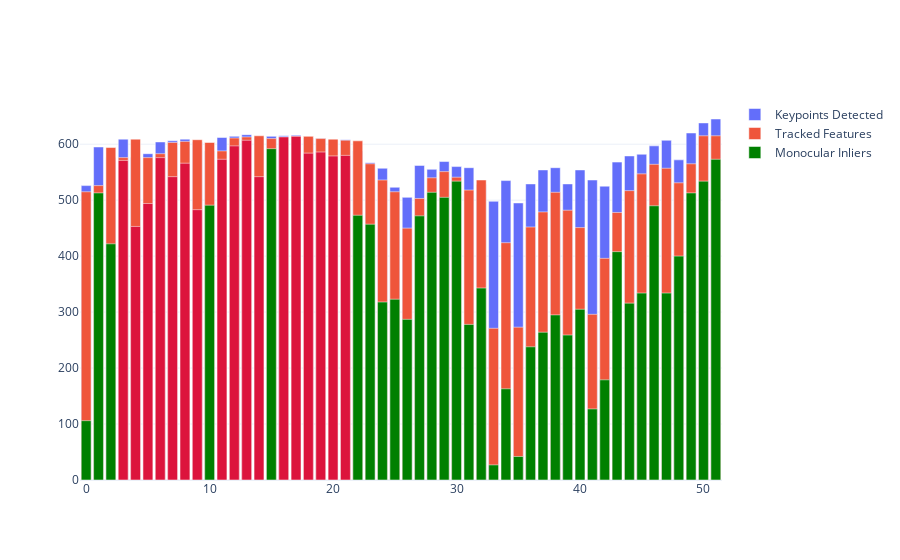

Write notebook code for a chart like this one.
### Code cell
# Plot feature tracking statistics.
use_plotly = True

if not use_plotly:
    fig0, axes0 = plt.subplots(nrows=1, ncols=1, figsize=(18,10), squeeze=False)
    df_stats.plot(kind="line", y="nrDetectedFeatures", ax=axes0[0,0])
    df_stats.plot(kind="line", y="nrTrackerFeatures", ax=axes0[0,0])
    plt.show()
else:
    evt.draw_feature_tracking_stats(df_stats, True)

### Figure 1 — Plotly figure (JSON) as saved in the notebook; plotly's stock layout.template omitted (floating-point values rounded to 4 significant figures)
{"data": [{"name": "Keypoints Detected", "type": "bar", "x": [0, 1, 2, 3, 4, 5, 6, 7, 8, 9, 10, 11, 12, 13, 14, 15, 16, 17, 18, 19, 20, 21, 22, 23, 24, 25, 26, 27, 28, 29, 30, 31, 32, 33, 34, 35, 36, 37, 38, 39, 40, 41, 42, 43, 44, 45, 46, 47, 48, 49, 50, 51], "y": [526, 595, 576, 609, 576, 583, 604, 606, 609, 604, 588, 612, 614, 617, 611, 614, 615, 616, 611, 610, 607, 608, 588, 567, 557, 523, 505, 562, 555, 569, 560, 558, 528, 498, 535, 495, 529, 554, 558, 529, 554, 536, 525, 568, 579, 582, 597, 607, 572, 620, 638, 645]}, {"name": "Tracked Features", "type": "bar", "x": [0, 1, 2, 3, 4, 5, 6, 7, 8, 9, 10, 11, 12, 13, 14, 15, 16, 17, 18, 19, 20, 21, 22, 23, 24, 25, 26, 27, 28, 29, 30, 31, 32, 33, 34, 35, 36, 37, 38, 39, 40, 41, 42, 43, 44, 45, 46, 47, 48, 49, 50, 51], "y": [515, 526, 594, 576, 609, 576, 583, 603, 605, 608, 603, 588, 611, 613, 615, 610, 613, 614, 614, 610, 609, 607, 606, 565, 536, 515, 450, 503, 540, 551, 541, 518, 536, 271, 424, 273, 452, 479, 514, 482, 451, 296, 396, 478, 517, 547, 564, 557, 531, 565, 615, 615]}, {"hovertemplate": "Mono Inliers: %{y} <br>Mono Status: %{hovertext}", "hovertext": ["VALID", "VALID", "VALID", "LOW_DISPARITY", "LOW_DISPARITY", "LOW_DISPARITY", "LOW_DISPARITY", "LOW_DISPARITY", "LOW_DISPARITY", "LOW_DISPARITY", "VALID", "LOW_DISPARITY", "LOW_DISPARITY", "LOW_DISPARITY", "LOW_DISPARITY", "VALID", "LOW_DISPARITY", "LOW_DISPARITY", "LOW_DISPARITY", "LOW_DISPARITY", "LOW_DISPARITY", "LOW_DISPARITY", "VALID", "VALID", "VALID", "VALID", "VALID", "VALID", "VALID", "VALID", "VALID", "VALID", "VALID", "VALID", "VALID", "VALID", "VALID", "VALID", "VALID", "VALID", "VALID", "VALID", "VALID", "VALID", "VALID", "VALID", "VALID", "VALID", "VALID", "VALID", "VALID", "VALID"], "marker": {"color": ["green", "green", "green", "crimson", "crimson", "crimson", "crimson", "crimson", "crimson", "crimson", "green", "crimson", "crimson", "crimson", "crimson", "green", "crimson", "crimson", "crimson", "crimson", "crimson", "crimson", "green", "green", "green", "green", "green", "green", "green", "green", "green", "green", "green", "green", "green", "green", "green", "green", "green", "green", "green", "green", "green", "green", "green", "green", "green", "green", "green", "green", "green", "green"]}, "name": "Monocular Inliers", "type": "bar", "x": [0, 1, 2, 3, 4, 5, 6, 7, 8, 9, 10, 11, 12, 13, 14, 15, 16, 17, 18, 19, 20, 21, 22, 23, 24, 25, 26, 27, 28, 29, 30, 31, 32, 33, 34, 35, 36, 37, 38, 39, 40, 41, 42, 43, 44, 45, 46, 47, 48, 49, 50, 51], "y": [106, 513, 422, 571, 453, 494, 576, 542, 566, 483, 491, 573, 597, 607, 542, 592, 613, 614, 584, 586, 579, 580, 473, 457, 318, 323, 287, 472, 514, 505, 534, 278, 343, 27, 163, 42, 238, 264, 295, 259, 305, 127, 179, 408, 316, 334, 490, 334, 400, 513, 534, 573]}], "layout": {"barmode": "overlay"}}
